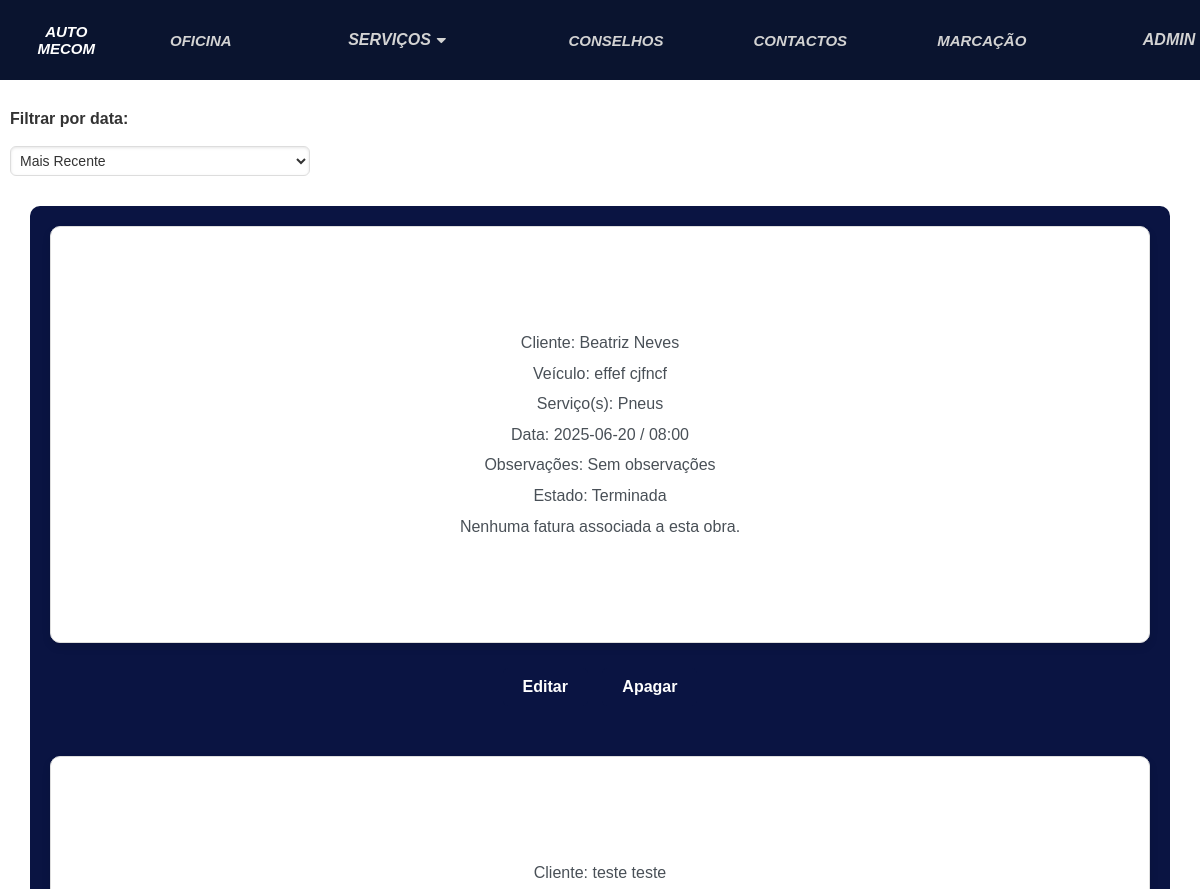
The app's page /obras.html (signed in, upper part), older data.
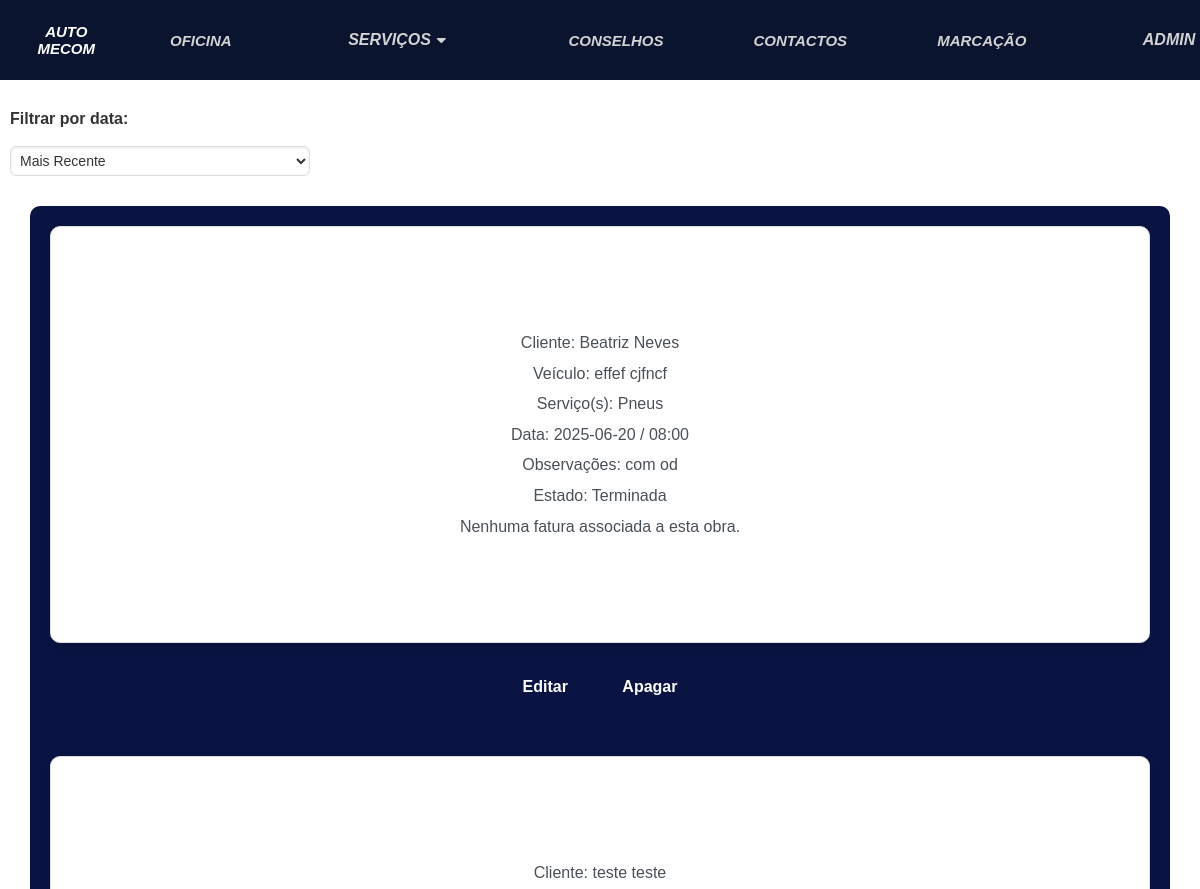
The same page, newer data.
### automecom/models.py (models this page shows, shortened)
class Marcacao(models.Model):
    utilizador = models.ForeignKey(Utilizador, on_delete=models.CASCADE, related_name="marcacoes", blank=True,
                                   null=True)
    nome = models.CharField(max_length=200)
    apelido = models.CharField(max_length=200)
    email = models.CharField(max_length=200)
    servicos = models.ManyToManyField(Servico)
    veiculo = models.OneToOneField(Veiculo, on_delete=models.CASCADE)
    data = models.CharField(max_length=200, default=0)
    hora = models.CharField(max_length=200, default=0)
    descricao = models.TextField(max_length=500, blank=True, null=True)
    imagem = models.ImageField(null=True, blank=True)
    ESTADOS = [
        ('Por confirmar', 'Por confirmar'),
        ('Confirmado', "Confirmado"),
        ('Recusado', 'Recusado'),
        ('Terminada', 'Terminada')
    ]
    estado = models.CharField(max_length=50, choices=ESTADOS, default='Por confirmar')
    numero = models.IntegerField(default=0)
    orcamento = models.FileField(upload_to='tarefas/', null=True, blank=True)
    observacoes = models.TextField(max_length=500, default="Sem observações")
    fatura = models.FileField(upload_to='tarefas/', null=True, blank=True)

class Veiculo(models.Model):
    marca = models.CharField(max_length=200)
    modelo = models.CharField(max_length=200)
    ano = models.PositiveIntegerField(default=0000)
    matricula = models.CharField(max_length=8)
    kms = models.IntegerField(null=False, blank=False)
    def __str__(self):
        return self.marca + " " + self.modelo

### automecom/views.py (the view, shortened to what this page needs)
# urls.py: path('obras.html', views.obras_view, name='obras'),
def obras_view(request):
    if not Utilizador.objects.filter(user=request.user).exists():
        messages.error(request, "Perfil de utilizador não encontrado. Por favor, contate o suporte.")
    ordenar_por = request.GET.get('filtro', '-data')
    if is_administrador(request.user):
        marcacoes_realizadas = Marcacao.objects.filter(estado='Terminada')
    marcacoes_realizadas = marcacoes_realizadas.order_by(ordenar_por)
    context = {
        "marcacoes": marcacoes_realizadas,
        "ordenar_por": ordenar_por,  # Passa o valor de ordenação para o template manter a seleção
    }
    return render(request, 'automecom/obras.html', context)

### automecom/templatetags/custom_tags.py (called while the page is built)
@register.filter(name="is_administrador")
def is_administrador(user):
    if isinstance(user, AnonymousUser):
        return False
    try:
        utilizador = Utilizador.objects.get(user=user)
        print(f"Usuário {user.username} é administrador: {utilizador.administrador}")
    except Utilizador.DoesNotExist:
        return False
    return utilizador.administrador

### automecom/templates/automecom/obras.html (shortened to what this page needs)
{% extends 'automecom/layout.html' %}
{% load custom_tags %}
{% block main %}
<html lang="en">
<head>
    {% load static %}
</head>
<body>
<form method="get" action="" class="filter-form" style="width: 300px;">
    <label for="filtro" style="font-weight: bold;">Filtrar por data:</label>
    <select name="filtro" id="filtro" onchange="this.form.submit()" style="padding: 5px; margin: 10px 0;">
       <option value="-data" {% if ordenar_por == "-data" %}selected{% endif %}>Mais Recente</option>
    </select>
</form>
<section>
    {% if marcacoes %}
        {% for marcacao in marcacoes %}
            {% if marcacao.estado == "Terminada" %}
            <div class="Serv">
                <div>
                    <br>
                    {% if user|is_administrador %}
                        <p>Cliente: {{ marcacao.nome }} {{ marcacao.apelido }}</p>
                        <p>Veículo: {{ marcacao.veiculo }}</p>
                        {% for servico in marcacao.servicos.all %}
                            <p>Serviço(s): {{ servico.nome }}</p>
                        {% endfor %}
                        <p>Data: {{ marcacao.data }} / {{ marcacao.hora }}</p>
                        <p>Observações: {{ marcacao.observacoes }}</p>
                        <p>Estado: {{ marcacao.estado }}</p>
                        {% if marcacao.fatura %}
                            <p>Fatura: <a href="{{ marcacao.fatura.url }}" target="_blank">Ver Fatura</a></p>
                        {% else %}
                            <p>Nenhuma fatura associada a esta obra.</p>
                        {% endif %}
                    {% endif %}
                    <br>
                </div>
            </div>
            {% if user|is_administrador %}
<a href="{% url 'automecom:editar_obra' marcacao.id %}" class="botao">Editar</a>
                <a href="{% url 'automecom:obras' %}" class="botao">Apagar</a>
            {% endif %}
            <br>
            {% endif %}
        {% endfor %}
    {% else %}
        <p style="color:white; font-size:20px; padding:20px; padding-bottom:10px">Não existem obras associadas.</p>
    {% endif %}
</section>
</body>
</html>
{% endblock %}

Row changes from the older to the newer data that the page shows:
changed Marcacao "Beatriz": observacoes "Sem observações" → "com od"
